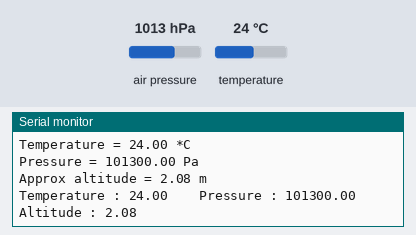
The sketch below on a simulated ESP32. Shown: the last lines printed to the serial monitor. Inputs (shaded band) come from the test bench; at power-on: air pressure 1013 hPa, temperature 24 °C. WiFi joins after 1.5 s; servers stay silent unless stated.

Above: at 3.0 s.
3.1 s: air pressure set to 952 hPa
At 3.11 s:
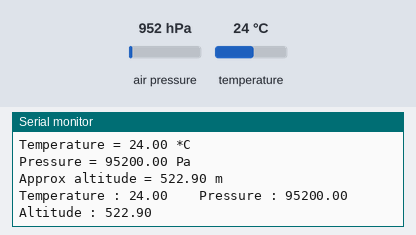
4.6 s: temperature set to 12 °C
At 4.61 s:
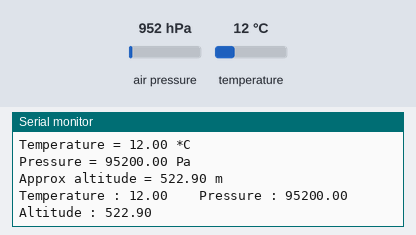
6.1 s: air pressure set to 975 hPa
At 6.11 s:
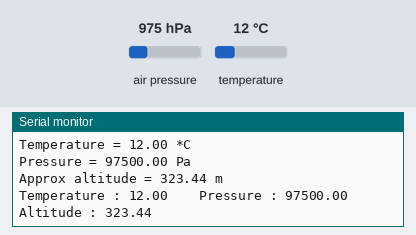
Timing chart, 0 to 9.1 s (numbered marks = the images above; inputs shaded):
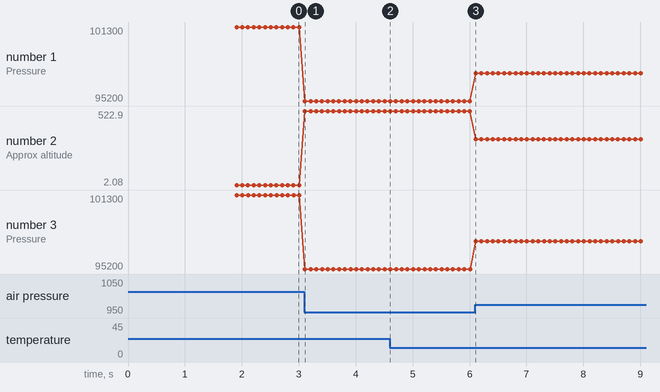

The sketch:

temperature-pressure-altitude-monitor-using-esp32-blynk-iot.ino
```cpp
#define BLYNK_TEMPLATE_ID "TMPLzuKQoUkH"
#define BLYNK_DEVICE_NAME "Temperature Pressure and Altitude Monitor"
#define BLYNK_AUTH_TOKEN "V-EYJZ9HzaaDZCNOpdfgghhJUPh5gUNu8GcWlT"

#define BLYNK_PRINT Serial
#include <WiFi.h>
#include <BlynkSimpleEsp32.h>
#include <SPI.h>
#include <Adafruit_BMP280.h>


#define BMP_SCK  (13)
#define BMP_MISO (12)
#define BMP_MOSI (11)
#define BMP_CS   (10)

Adafruit_BMP280 bmp; // I2C
//Adafruit_BMP280 bmp(BMP_CS); // hardware SPI
//Adafruit_BMP280 bmp(BMP_CS, BMP_MOSI, BMP_MISO,  BMP_SCK);


char auth[] = BLYNK_AUTH_TOKEN;


char ssid[] = "";  // type your wifi name
char pass[] = "";  // type your wifi password

BlynkTimer timer;

void sendSensor()
{

    float temp = bmp.readTemperature();
    float pressure = bmp.readPressure();
    float alt = bmp.readAltitude(1013.25);

    Serial.print(F("Temperature = "));
    Serial.print(temp);
    Serial.println(" *C");

    Serial.print(F("Pressure = "));
    Serial.print(pressure);
    Serial.println(" Pa");

    Serial.print(F("Approx altitude = "));
    Serial.print(alt); /* Adjusted to local forecast! */
    Serial.println(" m");


  // You can send any value at any time.
  // Please don't send more that 10 values per second.
    Blynk.virtualWrite(V0, temp);
    Blynk.virtualWrite(V1, pressure);
    Blynk.virtualWrite(V2, alt);
    Serial.print("Temperature : ");
    Serial.print(temp);
    Serial.print("    Pressure : ");
    Serial.print(pressure);
    Serial.print("    Altitude : ");
    Serial.println(alt);
}
void setup()
{

  Serial.begin(115200);


  Blynk.begin(auth, ssid, pass);
  //dht.begin();
    Serial.println(F("BMP280 test"));

  if (!bmp.begin(0x76)) {
    Serial.println(F("Could not find a valid BMP280 sensor, check wiring!"));
    while (1);
  }

  /* Default settings from datasheet. */
  bmp.setSampling(Adafruit_BMP280::MODE_NORMAL,     /* Operating Mode. */
                  Adafruit_BMP280::SAMPLING_X2,     /* Temp. oversampling */
                  Adafruit_BMP280::SAMPLING_X16,    /* Pressure oversampling */
                  Adafruit_BMP280::FILTER_X16,      /* Filtering. */
                  Adafruit_BMP280::STANDBY_MS_500); /* Standby time. */

  timer.setInterval(100L, sendSensor);

  }

void loop()
{
  Blynk.run();
  timer.run();
 }
```

Measured:
- after the input at 3.1 s, the serial monitor: prints a new line at once (image 1)
- after the input at 4.6 s, the serial monitor: prints a new line at once (image 2)
- after the input at 6.1 s, the serial monitor: prints a new line at once (image 3)
- plotted number 1: 101300 → 95200 after the input at 3.1 s, 95200 → 97500 after the input at 6.1 s
- plotted number 2: 2.08 → 522.9 after the input at 3.1 s, 522.9 → 323.44 after the input at 6.1 s
- plotted number 3: 101300 → 95200 after the input at 3.1 s, 95200 → 97500 after the input at 6.1 s
